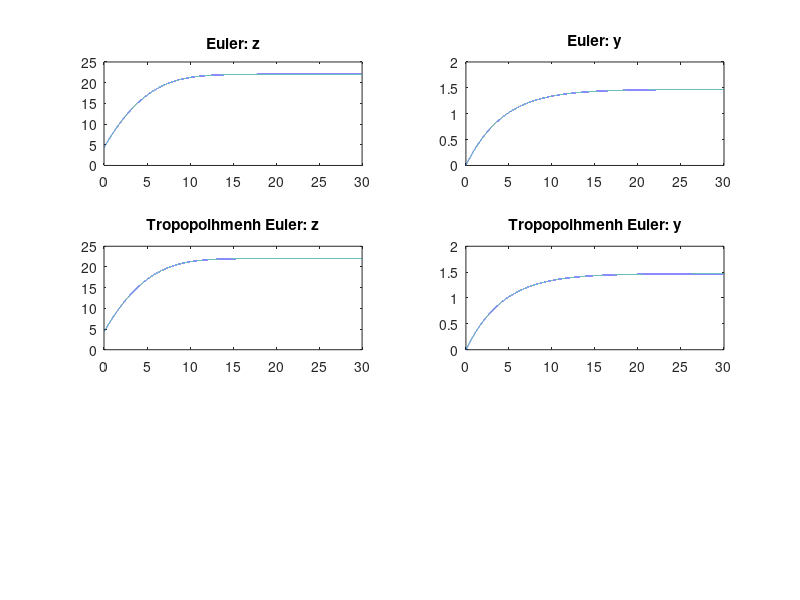

Recreate this plot in MATLAB.
%DEDOMENA

M=1;
Iz=0.08;
g=9.81;
am=4410;

%DEDOMENA ERWTHMATOS G
Cz=3+(am/5000);
Cy=5;

Kpz=5;
Kdz= 15-(am/1000);
Kpy=5;
Kdy=20;
z0=am/1000;
y0=0;
zdes=am/200;
ydes=am/3000;

zTonos=0;
yTonos=0;

%diasthma 
h=0.001;
t=0:h:30;
N=length(t);

f1=@(t,z1,z2) (z2);
f2=@(t,z1,z2) ((M*g+Kpz*(zdes-z1)-Kdz*z2-(g*M)-Cz.*(abs(z2).*z2))./M);
g1=@(t,y1,y2) (y2);
g2=@(t,y1,y2) ((Kpy*(ydes-y1)- Kdy*y2-Cy.*abs(y2).*y2)./Iz); 


%Euler 
z1(1)= z0;
z2(1)= zTonos;
y1(1)= y0;
y2(1)= yTonos;

for n=1:N-1;
  z1(n+1)= z1(n)+ h*f1(t(n),z1(n),z2(n));
  z2(n+1)= z2(n)+ h*f2(t(n),z1(n),z2(n));
 
endfor

figure;
subplot(321);
plot(t,z1);
title('Euler: z');

for n=1:N-1;
  y1(n+1)= y1(n)+ h*g1(t(n),y1(n),y2(n));
  y2(n+1)= y2(n)+ h*g2(t(n),y1(n),y2(n));
endfor

subplot(322);
plot(t,y1);
title('Euler: y');

% tropopoihmenh Euler 
z1_tr(1)= z0;
z2_tr(1)= zTonos;
y1_tr(1)= y0;
y2_tr(1)= yTonos;

for n=1:N-1;
  z1_tr(n+1)= z1_tr(n)+ h*f1(t(n)+h/2, z1_tr(n)+h/2, z2_tr(n)+h/2*f2(t(n),z1_tr(n),z2_tr(n)));
  z2_tr(n+1)= z2_tr(n)+ h*f2(t(n)+h/2, z1_tr(n)+h/2, z2_tr(n)+h/2*f2(t(n),z1_tr(n),z2_tr(n)));
  y1_tr(n+1)= y1_tr(n)+ h*g1(t(n)+h/2, y1_tr(n)+h/2, y2_tr(n)+h/2*g2(t(n),y1_tr(n),y2_tr(n)));
  y2_tr(n+1)= y2_tr(n)+ h*g2(t(n)+h/2, y1_tr(n)+h/2, y2_tr(n)+h/2*g2(t(n),y1_tr(n),y2_tr(n)));
endfor

subplot(323);
plot(t,z1_tr);
title('Tropopoihmenh Euler: z');

subplot(324);
plot(t,y1_tr);
title('Tropopoihmenh Euler: y');